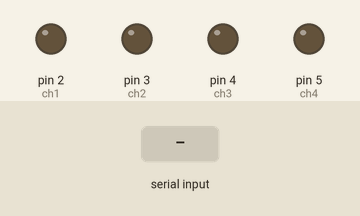
Recording of a sketch running on a simulated Arduino Uno, built with avr-gcc and run on an emulated ATmega328P. Parts: output pins drawn as LEDs (lit = HIGH). The inputs (shaded band) are chosen by the test bench.

Above: at 1.2 s.
1.3 s: "A" received over the second serial link
At 2.1 s:
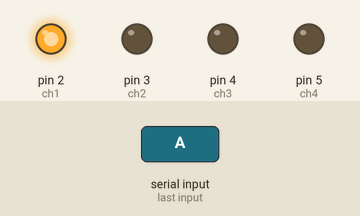
2.8 s: "B" received over the second serial link
At 3.4 s:
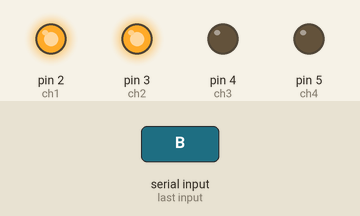
4.3 s: "a" received over the second serial link
At 4.6 s:
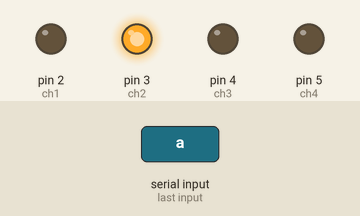
5.8 s: "C" received over the second serial link
At 6.7 s:
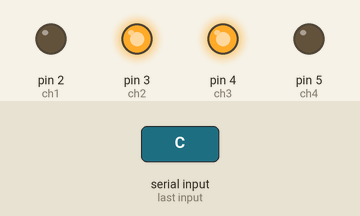
7.3 s: "b" received over the second serial link
At 8.0 s:
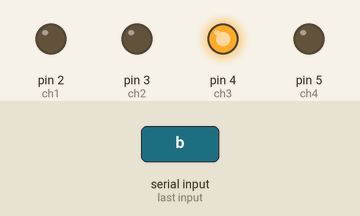
8.8 s: "D" received over the second serial link
At 9.2 s:
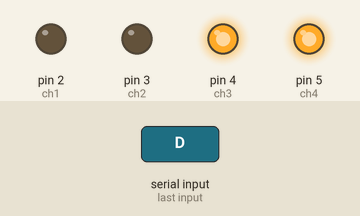
Timing chart, 0 to 11.3 s (numbered marks = the images above; inputs shaded):
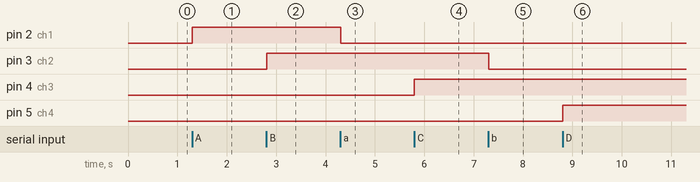

Measured:
- after the input at 1.3 s, pin 2 (ch1): LOW → HIGH at once
- after the input at 2.8 s, pin 3 (ch2): LOW → HIGH at once
- after the input at 4.3 s, pin 2 (ch1): HIGH → LOW at once
- after the input at 5.8 s, pin 4 (ch3): LOW → HIGH at once
- after the input at 7.3 s, pin 3 (ch2): HIGH → LOW at once
- after the input at 8.8 s, pin 5 (ch4): LOW → HIGH at once

The sketch:

APP_Android.ino
```cpp
  #include <SoftwareSerial.h>
  SoftwareSerial bt(0, 1);
  // Rx do modulo BT no pino 1
  // Tx do modulo BT no pino 0

  int ch1 = 2;
  int ch2 = 3;
  int ch3 = 4;
  int ch4 = 5;

  void setup(){
  bt.begin(9600);
  pinMode(ch1, OUTPUT);
    digitalWrite(ch1, LOW);
  pinMode(ch2, OUTPUT);
    digitalWrite(ch2, LOW);
  pinMode(ch3, OUTPUT);
    digitalWrite(ch3, LOW);
  pinMode(ch4, OUTPUT);
    digitalWrite(ch4, LOW);
  }

  void bluetooth(){
  char caracter = bt.read();
  if(caracter == 'A')
  {digitalWrite(ch1,HIGH);}
  if(caracter == 'a')
  {digitalWrite(ch1,LOW);}
  if(caracter == 'B')
  {digitalWrite(ch2,HIGH);}
  if(caracter == 'b')
  {digitalWrite(ch2,LOW);}
  if(caracter == 'C')
  {digitalWrite(ch3,HIGH);}
  if(caracter == 'c')
  {digitalWrite(ch3,LOW);}
  if(caracter == 'D')
  {digitalWrite(ch4,HIGH);}
  if(caracter == 'd')
  {digitalWrite(ch4,LOW);}
  delay(10);}

  void loop(){
  bluetooth();}
```
